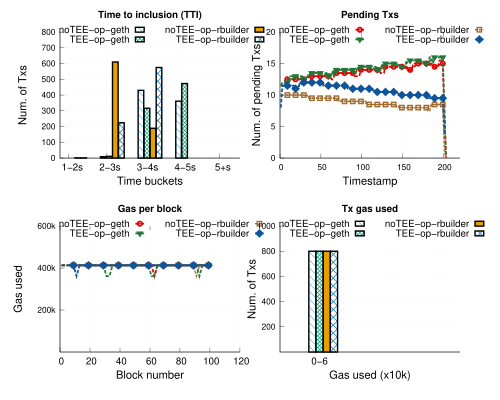

This chart was generated by the following gnuplot code:
# 
# Author: Peterson Yuhala
#

#set term postscript size 3.3in,2.8in linewidth 1 color eps enhanced 22
set term postscript size 5in,4in linewidth 1 color eps enhanced 22
#call "common.gnuplot" "3.4in, 3.9in"
set encoding utf8

set output "pbs_builders_erc20.eps"
set datafile separator comma

load "styles.inc"
load "common.gnuplot" 
load "linetypes.gnuplot"

## Variables
COEFF = 1000  # how much we multiply values; in this case we are changin seconds to milli seconds


mp_startx=0.12
mp_starty=0.08
mp_height=0.80
mp_rowgap=0.17
mp_colgap=0.08
mp_width=0.80      


font_size = 14
label_size = 18

eval mpSetup(2,2)

set ytics nomirror
set grid y
set ytics font ",12"


eval mpNext
# --- GRAPH a (top left)


set title "Time to inclusion (TTI)" font "Helvetica-bold,14" #offset 0,-0.2

set ylabel "Num. of Txs" font ",16"  offset 2.5,0
set xlabel "Time buckets" font ",16"
set xtics font ",14"


set xtics("1-2s" 0, "2-3s" 1, "3-4s" 2, "4-5s" 3, "5+s" 4) font ",14"
#set xtics rotate by 60

set style fill solid border -1
set boxwidth 0.15
set xtics offset 0.4,0.4,0
set ytics offset 0.5,0,0
set xlabel offset 0,1,0

dx=0.08
#set offset 25, -0.5, 0, 0 #left,right,top,bottom

#set xrange[0:400]
set yrange [0:800]

#set key samplen 1 font ",14" at graph 0.5,0.95
#set key maxrows 1 samplen 0.5 width -2 invert center at graph 1.1,1.125 font ",12"
#set key samplen 1 font ",14" at graph 0.5,0.95

set key samplen 0.75 maxrows 2 at graph 0.5, 0.98 center font ",14"



plot 'data/erc20/pbs_notee_op-geth-erc20_tti.csv' u ($1-dx):3 t "noTEE-op-geth" with boxes ls 1 lc rgb C2 fillstyle pattern 4, \
    'data/erc20/pbs_tee_op-geth_erc20_tti.csv' u ($1+dx):3 t "TEE-op-geth"  with boxes ls 1 lc rgb C3 fillstyle pattern 2, \
    'data/erc20/pbs_notee_op-rbuilder-erc20_tti.csv' u ($1+3*dx):3 t "noTEE-op-rbuilder"  with boxes ls 1 lc rgb C1 fillstyle pattern 3, \
    'data/erc20/pbs_tee_op-rbuilder_erc20_tti.csv' u ($1+5*dx):3 t "TEE-op-rbuilder"  with boxes ls 1 lc rgb C5 fillstyle pattern 9
     
unset xtics
eval mpNext
# --- GRAPH b (top right)
set xrange[0:220]


set yrange [0:20]
set title "Pending Txs" font "Helvetica-bold,14" #offset 0,-0.2

set ylabel "Num. of pending Txs" font ",16"  offset 3,0
set xlabel "Timestamp" font ",16" 
set xtics offset 0,0.4,0 font ",12"


#set key samplen 1 maxrows 1 center top outside at graph 0.5, 1.0 font ",14"

plot 'data/erc20/pbs_notee_op-geth-erc20_pending_tx_smoothed.csv' u 1:4 every 2  w l ls 2006 notitle, \
      '' u 1:4 every 10 t "noTEE-op-geth" w lp ls 2006, \
     'data/erc20/pbs_tee_op-geth_erc20_pending_tx_smoothed.csv' u 1:4 every 2  w l ls 2007 notitle, \
     '' u 1:4 every 10 t "TEE-op-geth" w lp ls 2007, \
     'data/erc20/pbs_notee_op-rbuilder-erc20_pending_tx_smoothed.csv' u 1:4 every 2 w l ls 22004 notitle, \
     '' u 1:4 every 10 t "noTEE-op-rbuilder" w lp ls 22004, \
     'data/erc20/pbs_tee_op-rbuilder_erc20_pending_tx_smoothed.csv' u 1:4 every 2 w l ls 22001 notitle, \
        '' u 1:4 every 10 t "TEE-op-rbuilder" w lp ls 22001

unset xrange
eval mpNext
# --- GRAPH bottom left

set title "Gas per block" font "Helvetica-bold,14" 
set xlabel "Block number" font ",16"
set xtics font ",14"

set style fill solid border -1



#unset key 
set ylabel "Gas used" font ",16"  offset 2,0
#set key samplen 1 maxrows 1 center top outside at graph 0.5, 1.0 font ",14"
set yrange [0:600000]
set xrange [0:120]
# Gas per block for erc20 bench is much higher than erc20 and uniswap
set ytics("200k" 200000, "400k" 400000, "600k" 600000, "800k" 800000, "1M" 1000000) font ",12"
#set ytics("2M" 2000000, "4M" 4000000, "6M" 6000000, "8M" 8000000, "10M" 10000000, "12M" 12000000, "14M" 14000000, "16M" 16000000, "18M" 18000000, "20M" 20000000) font ",12"


plot 'data/erc20/pbs_notee_op-geth-erc20_gas_per_block.csv' u 1:3 every 2  w l ls 2006 notitle, \
      '' u 1:3 every 10 t "noTEE-op-geth" w lp ls 2006, \
     'data/erc20/pbs_tee_op-geth_erc20_gas_per_block.csv' u 1:3 every 2  w l ls 2007 notitle, \
     '' u 1:3 every 10 t "TEE-op-geth" w lp ls 2007, \
     'data/erc20/pbs_notee_op-rbuilder-erc20_gas_per_block.csv' u 1:3 every 2 w l ls 22004 notitle, \
     '' u 1:3 every 10 t "noTEE-op-rbuilder" w lp ls 22004, \
     'data/erc20/pbs_tee_op-rbuilder_erc20_gas_per_block.csv' u 1:3 every 2 w l ls 22001 notitle, \
        '' u 1:3 every 10 t "TEE-op-rbuilder" w lp ls 22001
     

eval mpNext
# --- GRAPH: bottom right
set yrange [0:1000]
unset xrange

set style fill solid border -1
set boxwidth 0.1
set xtics offset 0.4,0.4,0
set ytics offset 0.5,0,0
set xlabel offset 0,1,0


#set xtics("0-500k" 0, "500k-650k" 1, "650k-850k" 2, "850k-1M" 3, "1M-1.3M" 4, "1.3M+" 5) offset 0,0.3,0 font ",10"
#set xtics("0-5" 0, "5-6.5" 1, "6.5-8.5" 2, "8.5-10" 3, "10-13" 4, "13+" 5 ) font ",10"
set xtics("0-6" 0) font ",14" 
#set xtics rotate by 45
set xrange [-0.5:2]


set ytics("200" 200, "400" 400, "600" 600, "800" 800, "1000" 1000) font ",12"

set title "Tx gas used" font "Helvetica-bold,14" #offset 0,-0.2

set ylabel "Num. of Txs" font ",16"  offset 3.5,0
set xlabel "Gas used (x10k)" font ",16"
dx=0.05

#set label "min = 1μs" at graph 0.6,0.9 font ",16"
#set label "avg = 2^{48}μs" at graph 0.6,0.78 font ",16"
#set label "max = 2^{64}-1μs" at graph 0.6,0.65 font ",16"

#set key samplen 1 maxrows 1 center top outside at graph 0.5, 1.0 font ",14"

plot 'data/erc20/pbs_notee_op-geth-erc20_tx_gas_used.csv' u ($1-dx):3 t "noTEE-op-geth" with boxes ls 1 lc rgb C2 fillstyle pattern 4, \
     'data/erc20/pbs_tee_op-geth_erc20_tx_gas_used.csv' u ($1+dx):3 t "TEE-op-geth" with boxes ls 1 lc rgb C3 fillstyle pattern 2, \
     'data/erc20/pbs_notee_op-rbuilder-erc20_tx_gas_used.csv' u ($1+3*dx):3 t "noTEE-op-rbuilder"  with boxes ls 1 lc rgb C1 fillstyle pattern 3, \
     'data/erc20/pbs_tee_op-rbuilder_erc20_tx_gas_used.csv' u ($1+5*dx):3 t "TEE-op-rbuilder"  with boxes ls 1 lc rgb C5 fillstyle pattern 9

     
!epstopdf "pbs_builders_erc20.eps"
!rm "pbs_builders_erc20.eps"
quit
